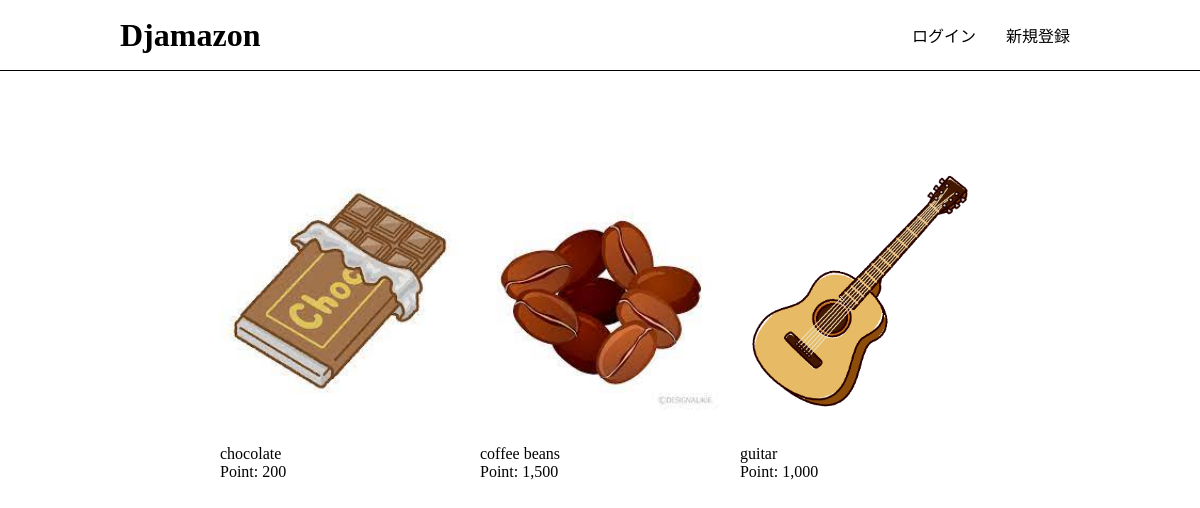
The page / on the database its author committed.
### app/models.py (models this page shows, shortened)
class Product(models.Model):
    name = models.CharField(max_length=100)
    description = models.TextField(blank=True)
    price = models.PositiveIntegerField(default=0)
    image = models.ImageField(upload_to='product')

### app/views.py (the view)
# urls.py: path('', views.index, name='index'),
def index(request):
    products = Product.objects.all().order_by('-id')
    return render(request, 'app/index.html', {'products': products})

### app/templates/app/index.html (shortened to what this page needs)
{% extends 'app/base.html' %}
{% load humanize %}
{% block content %}
<div class="product-container">
    {% for product in products %}
    <div class="product">
        <a href="{% url 'app:detail' product.id %}">
            <img src="{{ product.image.url }}" class="product-img">
        </a>
        <div class="product-info">
            <div class="product-name">{{ product.name }}</div>
            <div class="product-price">Point: {{ product.price | intcomma }}</div>
        </div>
    </div>
    {% endfor %}
</div>
{% endblock %}

### static/css/style.css (style rules this page uses)
html, body { margin: 0; }
div { box-sizing: border-box; }
a { text-decoration: none; color: #000; }
.product { width: calc(100%/3); float: left; padding: 10px; margin-bottom: 15px; }
.product a { display: block; }
.product-img { width: 100%; max-width: 500px; height: 300px; object-fit: cover; border-radius: 4px; }
.product-img { object-fit: contain; }

### rows shown on the page
Product: image (picture), name "chocolate", price "200"
Product: image (picture), name "coffee beans", price "1,500"
Product: image (picture), name "guitar", price "1,000"
